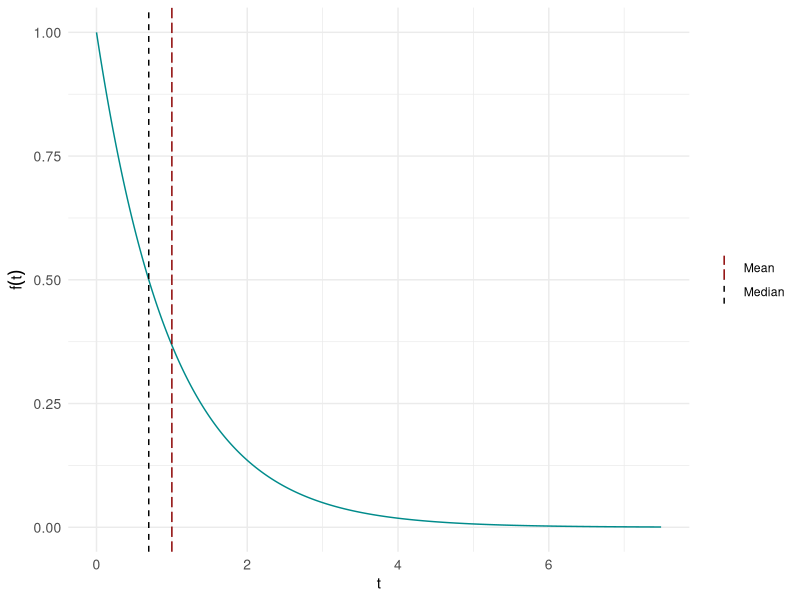
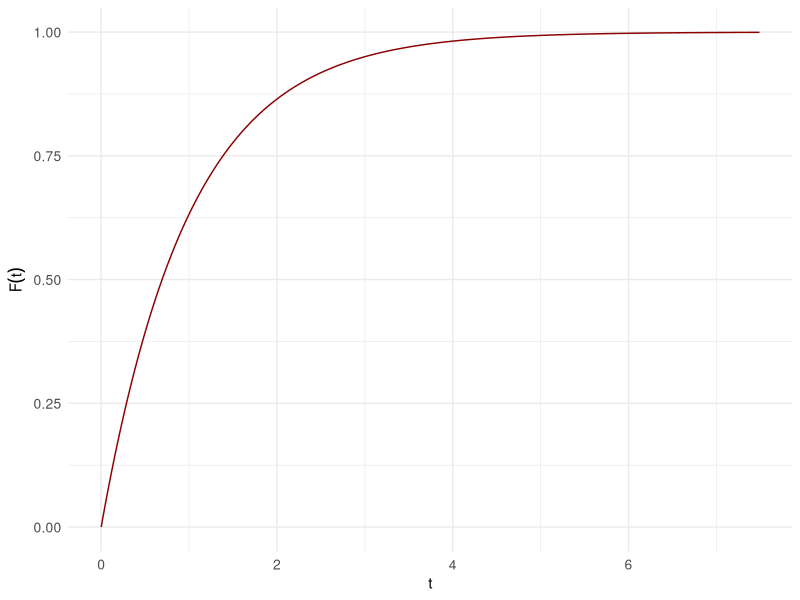
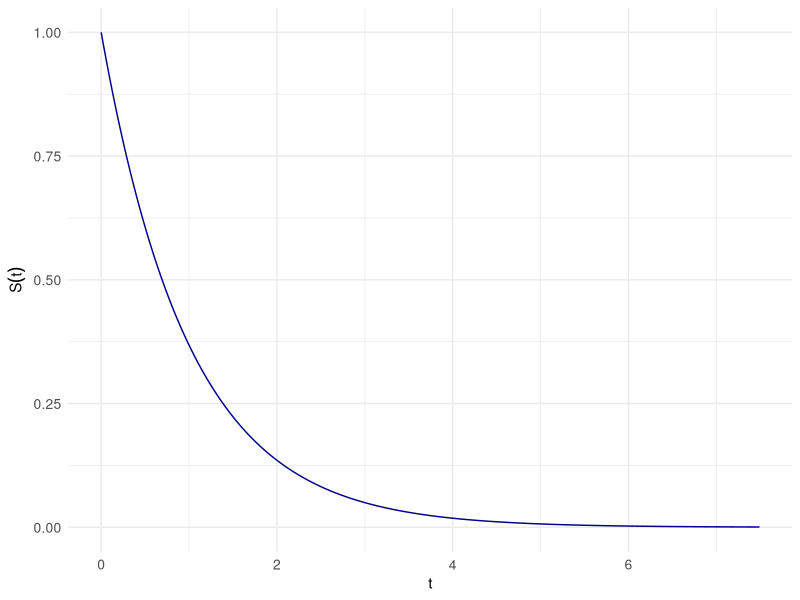
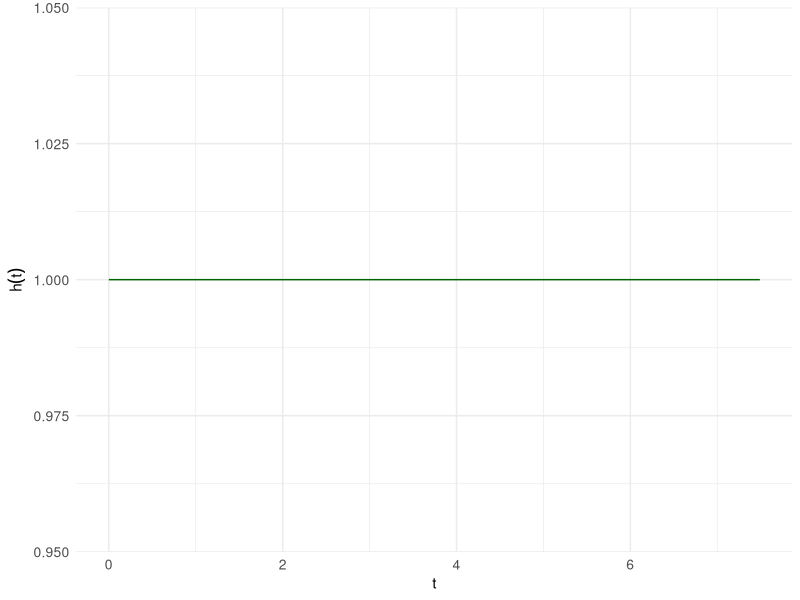
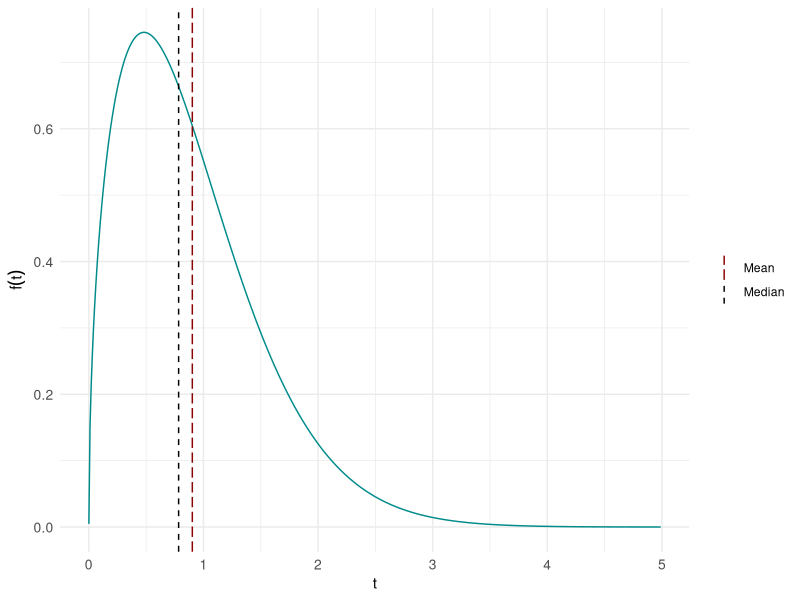
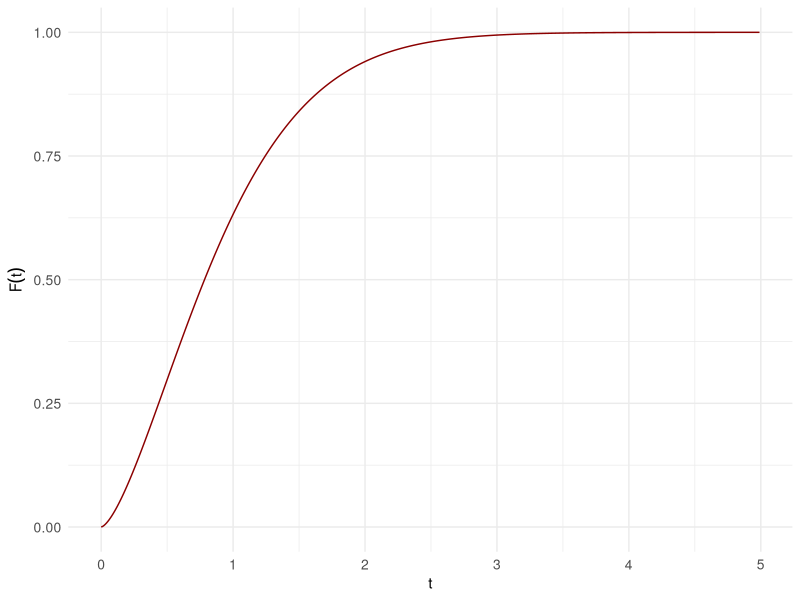
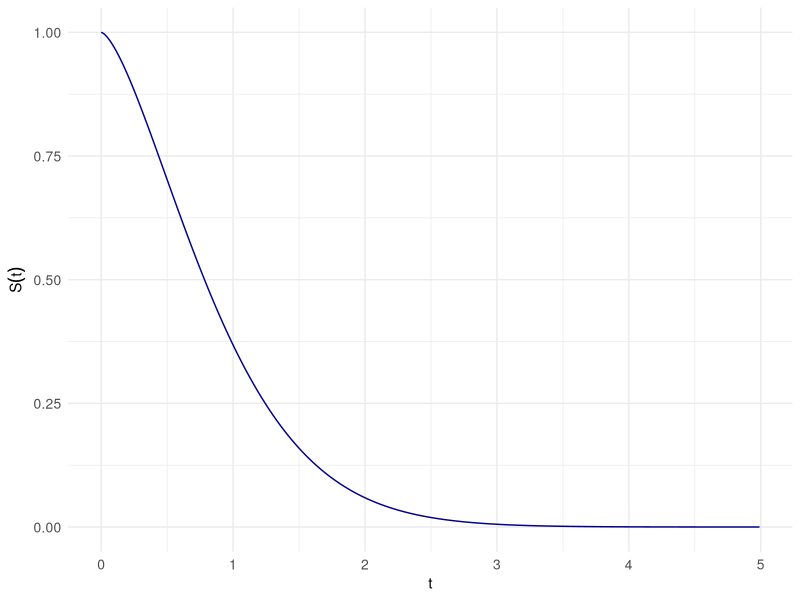
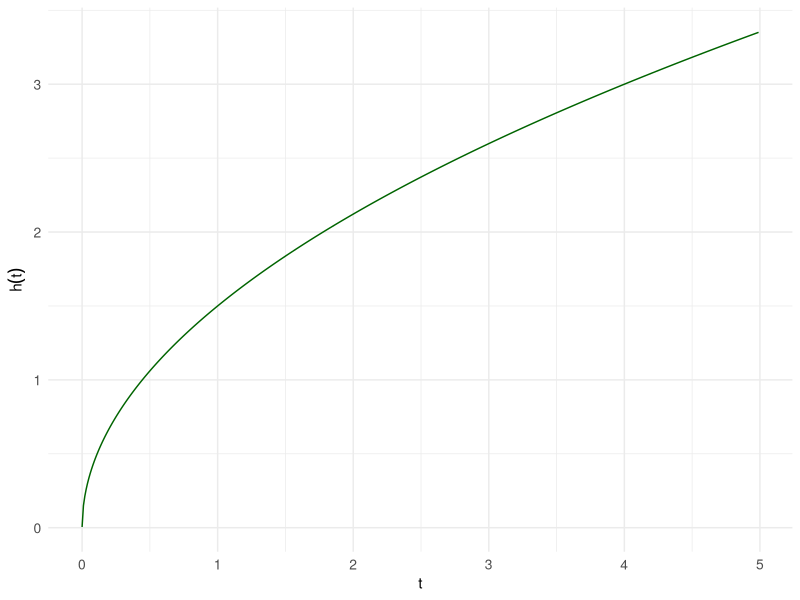

Recreate these plots in R, in order.
##################################################################
# Weibull distribution                 
# Author: Jose Antonio Perusquia Cortes
# Afil: Facultad de Ciencias - UNAM
# Module: Survival analysis 
##################################################################

##################################################################
# Required libraries
library(ggplot2)        # Version 3.5.2  
library(ggthemes)       # Version 5.1.0
library(tidyr)          # Version 1.3.1
library(dplyr)          # Version 1.1.4
##################################################################

##################################################################
# Base theme for the plots
theme_plots = theme_minimal()+
  theme(axis.title.x = element_text(size = 11),
        axis.title.y = element_text(size = 11),
        axis.text.x = element_text(size=10),
        axis.text.y = element_text(size=10))

theme_set(theme_plots)
##################################################################

##################################################################
# Weibull distribution with constant hazard rate
lambda = 1
kappa = 1
scale_weibull = lambda^(-1/kappa)
median_weibull = scale_weibull * (log(2))^(1/kappa)
mean_weibull   = scale_weibull * gamma(1 + 1/kappa)
t = seq(0.00001,7.5,by=.01)

# Density, distribution, survival and hazard
ft = dweibull(t,shape=kappa,scale=scale_weibull)
Ft = pweibull(t,shape=kappa,scale=scale_weibull)
St = pweibull(t,shape=kappa,scale=scale_weibull,lower.tail=FALSE)
ht = ft/St

# Plots
df_weibull = data.frame(t,ft,Ft,St,ht)

# Density with the median and the mean
ggplot(data=df_weibull,aes(x=t,y=ft))+
  geom_line(col='cyan4')+
  labs(x=expression(t),y=expression(f(t)),linetype=NULL,colour=NULL)+
  geom_vline(aes(xintercept = median_weibull,linetype = "Median",colour = "Median"))+
  geom_vline(aes(xintercept = mean_weibull,linetype = "Mean",colour = "Mean"))+
  scale_colour_manual(values = c("Median" = "black","Mean" = "darkred"))+
  scale_linetype_manual(values = c("Median" = "dashed","Mean" = "longdash"))

# Distribution
ggplot(data=df_weibull,aes(x=t,y=Ft))+
  geom_line(col='darkred')+
  labs(x=expression(t),y=expression(F(t)))

# Survival
ggplot(data=df_weibull,aes(x=t,y=St))+
  geom_line(col='blue4')+
  labs(x=expression(t),y=expression(S(t)))

# Hazard
ggplot(data=df_weibull,aes(x=t,y=ht))+
  geom_line(col='darkgreen')+
  labs(x=expression(t),y=expression(h(t)))
##################################################################

##################################################################
# Weibull distribution with increasing hazard rate
lambda = 1
kappa = 1.5
scale_weibull = lambda^(-1/kappa)
median_weibull = scale_weibull * (log(2))^(1/kappa)
mean_weibull   = scale_weibull * gamma(1 + 1/kappa)
t = seq(0.00001,5,by=.01)

# Density, distribution, survival and hazard
ft = dweibull(t,shape=kappa,scale=scale_weibull)
Ft = pweibull(t,shape=kappa,scale=scale_weibull)
St = pweibull(t,shape=kappa,scale=scale_weibull,lower.tail=FALSE)
ht = ft/St

# Plots
df_weibull = data.frame(t,ft,Ft,St,ht)

# Density with the median and the mean
ggplot(data=df_weibull,aes(x=t,y=ft))+
  geom_line(col='cyan4')+
  labs(x=expression(t),y=expression(f(t)),linetype=NULL,colour=NULL)+
  geom_vline(aes(xintercept = median_weibull,linetype = "Median",colour = "Median"))+
  geom_vline(aes(xintercept = mean_weibull,linetype = "Mean",colour = "Mean"))+
  scale_colour_manual(values = c("Median" = "black","Mean" = "darkred"))+
  scale_linetype_manual(values = c("Median" = "dashed","Mean" = "longdash"))

# Distribution
ggplot(data=df_weibull,aes(x=t,y=Ft))+
  geom_line(col='darkred')+
  labs(x=expression(t),y=expression(F(t)))

# Survival
ggplot(data=df_weibull,aes(x=t,y=St))+
  geom_line(col='blue4')+
  labs(x=expression(t),y=expression(S(t)))

# Hazard
ggplot(data=df_weibull,aes(x=t,y=ht))+
  geom_line(col='darkgreen')+
  labs(x=expression(t),y=expression(h(t)))
##################################################################

##################################################################
# Weibull distribution with decreasing hazard rate
lambda = 1
kappa = .5
scale_weibull = lambda^(-1/kappa)
median_weibull = scale_weibull * (log(2))^(1/kappa)
mean_weibull   = scale_weibull * gamma(1 + 1/kappa)
t = seq(0.00001,5,by=.01)

# Density, distribution, survival and hazard
ft = dweibull(t,shape=kappa,scale=scale_weibull)
Ft = pweibull(t,shape=kappa,scale=scale_weibull)
St = pweibull(t,shape=kappa,scale=scale_weibull,lower.tail=FALSE)
ht = ft/St

# Plots
df_weibull = data.frame(t,ft,Ft,St,ht)

# Density with the median and the mean
ggplot(data=df_weibull,aes(x=t,y=ft))+
  geom_line(col='cyan4')+
  labs(x=expression(t),y=expression(f(t)),linetype=NULL,colour=NULL)+
  geom_vline(aes(xintercept = median_weibull,linetype = "Median",colour = "Median"))+
  geom_vline(aes(xintercept = mean_weibull,linetype = "Mean",colour = "Mean"))+
  scale_colour_manual(values = c("Median" = "black","Mean" = "darkred"))+
  scale_linetype_manual(values = c("Median" = "dashed","Mean" = "longdash"))+
  coord_cartesian(ylim=c(0,10))

# Distribution
ggplot(data=df_weibull,aes(x=t,y=Ft))+
  geom_line(col='darkred')+
  labs(x=expression(t),y=expression(F(t)))

# Survival
ggplot(data=df_weibull,aes(x=t,y=St))+
  geom_line(col='blue4')+
  labs(x=expression(t),y=expression(S(t)))

# Hazard
ggplot(data=df_weibull,aes(x=t,y=ht))+
  geom_line(col='darkgreen')+
  labs(x=expression(t),y=expression(h(t)))+
  coord_cartesian(ylim=c(0,10))
##################################################################
